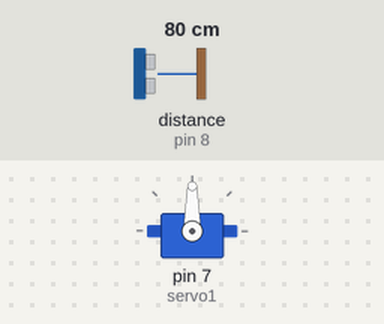
Bench run of a sketch on a simulated Arduino Uno, built with avr-gcc and run on an emulated ATmega328P. Shown: servo. Wiring (inferred from the names in the program): ultrasonic range finder: trigger pin 9; echo pin 8. The inputs (shaded band) are chosen by the test bench; at power-on: distance to the obstacle (sensor on pin 8) 80 cm. The echo pulse lasts 58.3 µs per cm.

Above: at 1.7 s.
1.8 s: distance to the obstacle (sensor on pin 8) set to 13 cm
3.3 s: distance to the obstacle (sensor on pin 8) set to 10 cm
At 6.2 s:
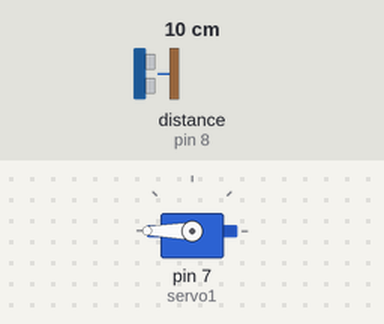
6.3 s: distance to the obstacle (sensor on pin 8) set to 18 cm
At 7.1 s:
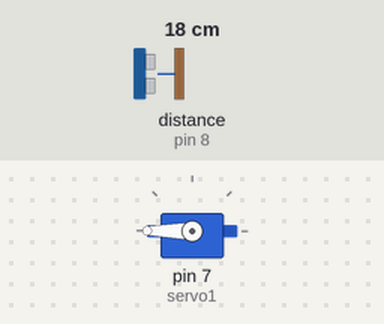
7.8 s: distance to the obstacle (sensor on pin 8) set to 2 cm
At 8.4 s:
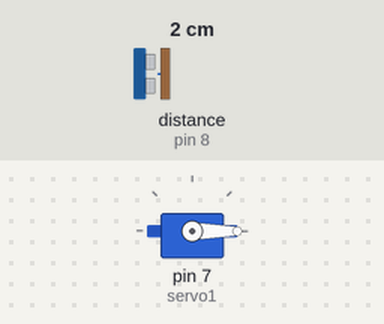
Timing chart, 0 to 11.8 s (numbered marks = the images above; inputs shaded):
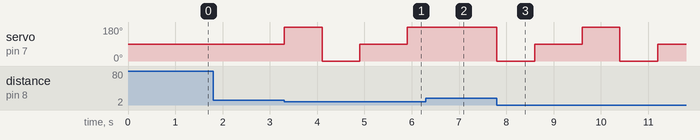

Measured:
- the behaviour switches between 12 and 11 cm on distance to the obstacle (sensor on pin 8) (found by bisection; images 0 and 1)
- after the input at 1.8 s, every drawn part: stays the same
- after the input at 3.3 s, servo on pin 7 (servo1): 90° → 180° at once, → 0° 0.80 s later, → 90° 0.80 s later, → 180° 1.0 s later
- after the input at 6.3 s, servo on pin 7 (servo1): stays 180° (without the input it goes to 0° after 0.41 s)
- after the input at 7.8 s, servo on pin 7 (servo1): 180° → 0° at once, → 90° 0.80 s later, → 180° 1.0 s later, → 0° 0.80 s later, … (5 changes in this stretch)

The sketch:

objectdetection_ultrasonicsensor_servomotor.ino
```cpp
#include <Servo.h>

Servo servo1;

int trigPin = 9;
int echoPin = 8;

long duration;
int distance;

int servoState = 0;
/*
0 = waiting (center)
1 = moved right
2 = moved left
*/

void setup() {
  servo1.attach(7);
  pinMode(trigPin, OUTPUT);
  pinMode(echoPin, INPUT);

  servo1.write(90);  // normal position
  delay(500);
}

void loop() {
  ultra();

  if (distance > 0 && distance <= 10) {

    // First detection → turn right
    if (servoState == 0) {
      servo1.write(180);
      servoState = 1;
      delay(800);
    }

    // Second detection → turn left
    else if (servoState == 1) {
      servo1.write(0);
      servoState = 2;
      delay(800);
    }

    // Detection finished → return to normal
    else if (servoState == 2) {
      servo1.write(90);
      servoState = 0;  // reset cycle
      delay(1000);
    }
  }
}

void ultra() {
  digitalWrite(trigPin, LOW);
  delayMicroseconds(2);
  digitalWrite(trigPin, HIGH);
  delayMicroseconds(10);
  digitalWrite(trigPin, LOW);

  duration = pulseIn(echoPin, HIGH, 25000); // timeout
  if (duration == 0) {
    distance = -1;
  } else {
    distance = duration * 0.034 / 2;
  }
}
```
